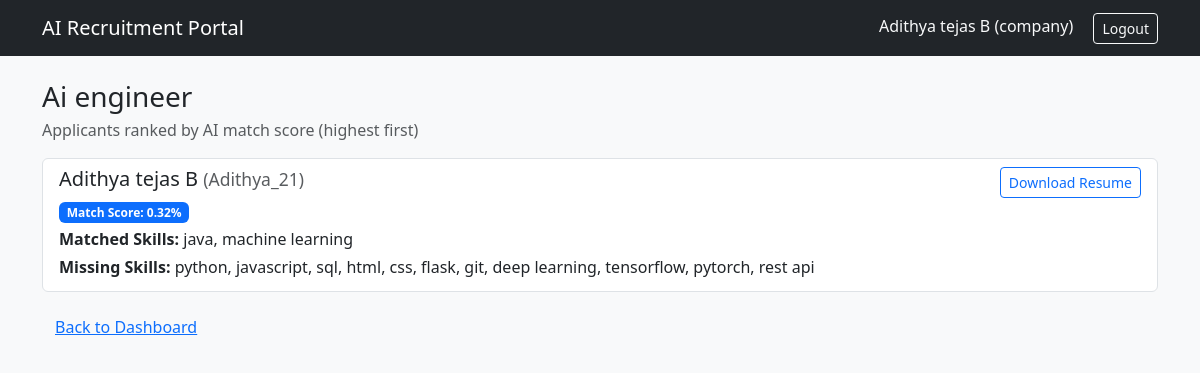
The page /company/job/1/applicants (signed in) on the database its author committed.
### tables this page shows
CREATE TABLE users (
            id INTEGER PRIMARY KEY AUTOINCREMENT,
            username TEXT UNIQUE NOT NULL,
            password TEXT NOT NULL,
            role TEXT NOT NULL CHECK (role IN ('student', 'company')),
            full_name TEXT,
            created_at TIMESTAMP DEFAULT CURRENT_TIMESTAMP
        );

CREATE TABLE jobs (
            id INTEGER PRIMARY KEY AUTOINCREMENT,
            company_id INTEGER NOT NULL,
            title TEXT NOT NULL,
            description TEXT NOT NULL,
            required_skills TEXT,
            created_at TIMESTAMP DEFAULT CURRENT_TIMESTAMP,
            FOREIGN KEY (company_id) REFERENCES users(id)
        );

CREATE TABLE applications (
            id INTEGER PRIMARY KEY AUTOINCREMENT,
            job_id INTEGER NOT NULL,
            student_id INTEGER NOT NULL,
            resume_filename TEXT NOT NULL,
            resume_text TEXT,
            match_score REAL,
            matched_skills TEXT,
            missing_skills TEXT,
            created_at TIMESTAMP DEFAULT CURRENT_TIMESTAMP,
            FOREIGN KEY (job_id) REFERENCES jobs(id),
            FOREIGN KEY (student_id) REFERENCES users(id)
        );

### app.py (the view)
        def wrapper(*args, **kwargs):
            if "user_id" not in session:
                flash("Please log in first.")
                return redirect(url_for("login"))
            if role and session.get("role") != role:
                flash("You don't have access to that page.")
                return redirect(url_for("dashboard"))
            return f(*args, **kwargs)

### app.py (called while the page is built)
def login_required(role=None):
    def decorator(f):
        def wrapper(*args, **kwargs):
            if "user_id" not in session:
                flash("Please log in first.")
                return redirect(url_for("login"))
            if role and session.get("role") != role:
                flash("You don't have access to that page.")
                return redirect(url_for("dashboard"))
            return f(*args, **kwargs)
        wrapper.__name__ = f.__name__
        return wrapper
    return decorator

@app.route("/company/job/<int:job_id>/applicants")
@login_required(role="company")
def view_applicants(job_id):
    conn = get_connection()
    job = conn.execute("SELECT * FROM jobs WHERE id = ? AND company_id = ?",
                        (job_id, session["user_id"])).fetchone()
    if not job:
        conn.close()
        flash("Job not found.")
        return redirect(url_for("company_dashboard"))
    applicants = conn.execute("""
        SELECT applications.*, users.full_name, users.username
        FROM applications
        JOIN users ON applications.student_id = users.id
        WHERE applications.job_id = ?
        ORDER BY applications.match_score DESC
    """, (job_id,)).fetchall()
    conn.close()
    return render_template("view_applicants.html", job=job, applicants=applicants)

### database.py (called while the page is built)
def get_connection():
    conn = sqlite3.connect(DB_PATH)
    conn.row_factory = sqlite3.Row
    conn.execute("PRAGMA foreign_keys = ON")
    return conn

### templates/view_applicants.html (shortened to what this page needs)
{% extends "base.html" %}
{% block content %}
<h3 class="mb-1">{{ job.title }}</h3>
<p class="text-muted">Applicants ranked by AI match score (highest first)</p>
{% if applicants %}
<div class="list-group">
    {% for app in applicants %}
    <div class="list-group-item">
        <div class="d-flex justify-content-between align-items-start">
            <div>
                <h5>{{ app.full_name }} <small class="text-muted">({{ app.username }})</small></h5>
                <p class="mb-1">
                    <span class="badge bg-primary">Match Score: {{ app.match_score }}%</span>
                </p>
                <p class="mb-1"><strong>Matched Skills:</strong> {{ app.matched_skills or "None" }}</p>
                <p class="mb-1"><strong>Missing Skills:</strong> {{ app.missing_skills or "None" }}</p>
            </div>
            <div>
                <a href="{{ url_for('download_resume', filename=app.resume_filename) }}" class="btn btn-sm btn-outline-primary">Download Resume</a>
            </div>
        </div>
    </div>
    {% endfor %}
</div>
{% else %}
<p class="text-muted">No applicants yet.</p>
{% endif %}
<a href="{{ url_for('company_dashboard') }}" class="btn btn-link mt-3">Back to Dashboard</a>
{% endblock %}

### templates/base.html (shortened to what this page needs)
<!DOCTYPE html>
<html lang="en">
<head>
    <link href="https://cdn.jsdelivr.net/npm/bootstrap@5.3.3/dist/css/bootstrap.min.css" rel="stylesheet">
</head>
<body class="bg-light">
    <nav class="navbar navbar-expand navbar-dark bg-dark mb-4">
        <div class="container">
            <a class="navbar-brand" href="{{ url_for('dashboard') }}">AI Recruitment Portal</a>
            <div>
                {% if session.get('user_id') %}
                    <span class="text-light me-3">{{ session.get('full_name') }} ({{ session.get('role') }})</span>
                    <a class="btn btn-outline-light btn-sm" href="{{ url_for('logout') }}">Logout</a>
                {% else %}
                    <a class="btn btn-outline-light btn-sm me-2" href="{{ url_for('login') }}">Login</a>
                    <a class="btn btn-light btn-sm" href="{{ url_for('register') }}">Register</a>
                {% endif %}
            </div>
        </div>
    </nav>
    <div class="container">
        {% block content %}{% endblock %}
    </div>
</body>
</html>

### rows shown on the page
users: get "Adithya tejas B"
jobs: title "Ai engineer"
applications: full_name "Adithya tejas B", username "Adithya_21", match_score "0.32", matched_skills "java, machine learning", missing_skills "python, javascript, sql, html, css, flask, git, deep learning, tensorflow, pytorch, rest api"

### other values the page prints
{{ session.get('role') }} "company"
